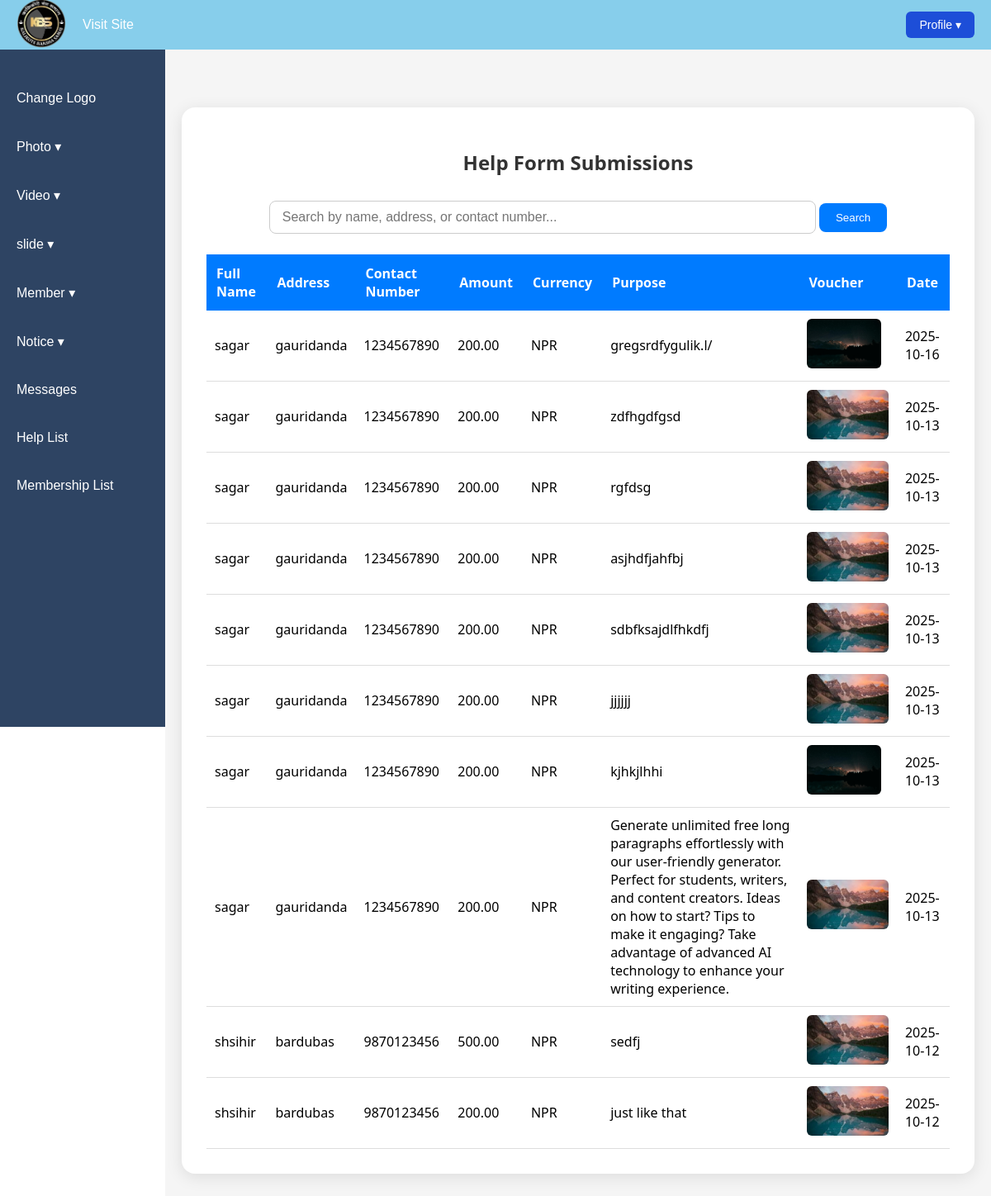
Page /help_list on the committed database.
### adminuses/models.py (models this page shows, shortened)
class Logo(models.Model):
    logo = models.ImageField(upload_to='logos/')

### gallery/models.py (models this page shows, shortened)
class Help_form(models.Model):
    full_name = models.CharField(max_length=100)
    address = models.CharField(max_length=200)
    contact_number = models.CharField(max_length=20)
    amount = models.DecimalField(max_digits=10, decimal_places=2)
    currency = models.CharField(max_length=10, default="NPR")
    donation_purpose = models.TextField(blank=True, null=True)
    voucher_image = models.ImageField(upload_to='vouchers/', blank=True, null=True)
    created_at = models.DateTimeField(auto_now_add=True)

### gallery/views.py (the view)
# urls.py: path('help_list', help_list, name='help_list'),
def help_list(request):
    query = request.GET.get('q')
    if query:
        all_help_forms = Help_form.objects.filter(
            models.Q(full_name__icontains=query) | models.Q(address__icontains=query) | models.Q(contact_number__icontains=query)
        ).order_by('-id')
    else:
        all_help_forms = Help_form.objects.all().order_by('-id')
    paginator = Paginator(all_help_forms, 10) # Show 10 help forms per page
    page_number = request.GET.get('page')
    page_obj = paginator.get_page(page_number)
    return render(request, 'help_list.html', {'page_help_forms': page_obj})

### adminuses/context_processor.py (called while the page is built)
def logo_context(request):
    logo = Logo.objects.first()
    return {'logo': logo}

### templates/help_list.html (shortened to what this page needs)
{% extends "base.html" %}
{% load static %}
{% block content %}
<div class="container" style="max-width: 1100px; margin: 50px auto; background: #fff; padding: 30px; border-radius: 16px; box-shadow: 0 4px 20px rgba(0,0,0,0.1); font-family: 'Segoe UI', sans-serif;">
    <h2 style="text-align:center; margin-bottom: 30px; color: #333;">Help Form Submissions</h2>
    <form method="get" action="" style="margin-bottom: 25px; text-align:center;">
        <input type="text" name="q" placeholder="Search by name, address, or contact number..."
               value="{{ request.GET.q }}"
               style="width: 70%; padding: 10px 15px; border-radius: 8px; border: 1px solid #ccc; font-size: 16px;">
        <button type="submit"
                style="padding: 10px 20px; background: #007bff; color: white; border: none; border-radius: 8px; cursor: pointer;">
            Search
        </button>
    </form>
    {% if page_help_forms %}
    <div class="table-responsive">
        <table style="width: 100%; border-collapse: collapse; text-align: left;">
            <thead style="background: #007bff; color: white;">
                <tr>
                    <th style="padding: 12px;">Full Name</th>
                    <th style="padding: 12px;">Address</th>
                    <th style="padding: 12px;">Contact Number</th>
                    <th style="padding: 12px;">Amount</th>
                    <th style="padding: 12px;">Currency</th>
                    <th style="padding: 12px;">Purpose</th>
                    <th style="padding: 12px;">Voucher</th>
                    <th style="padding: 12px;">Date</th>
                </tr>
            </thead>
            <tbody>
                {% for form in page_help_forms %}
                <tr style="border-bottom: 1px solid #ddd;">
                    <td style="padding: 10px;">{{ form.full_name }}</td>
                    <td style="padding: 10px;">{{ form.address }}</td>
                    <td style="padding: 10px;">{{ form.contact_number }}</td>
                    <td style="padding: 10px;">{{ form.amount }}</td>
                    <td style="padding: 10px;">{{ form.currency }}</td>
                    <td style="padding: 10px;">{{ form.donation_purpose|default:"—" }}</td>
                    <td style="padding: 10px;">
                        {% if form.voucher_image %}
                            <a href="{{ form.voucher_image.url }}" target="_blank">
                                <img src="{{ form.voucher_image.url }}" alt="Voucher" style="height: 60px; border-radius: 6px;">
                            </a>
                        {% else %}
                            <span style="color: #999;">No Image</span>
                        {% endif %}
                    </td>
                    <td style="padding: 10px;">{{ form.created_at|date:"Y-m-d" }}</td>
                </tr>
                {% endfor %}
            </tbody>
        </table>
    </div>
    {% else %}
        <p style="text-align:center; color: #666;">No help form submissions found.</p>
    {% endif %}
</div>
{% endblock %}

### templates/base.html (shortened to what this page needs)
<!DOCTYPE html>
<html lang="en">
<head>
  {% load static %}
  <link rel="stylesheet" href="{% static 'css/base.css' %}">
</head>
<body>
  <nav class="navbar">
    <div class="nav-left">
      {% if logo %}
        <a href="{% url 'dashboard' %}">
          <img src="{{ logo.logo.url }}" alt="Logo" style="height:60px;">
        </a>
      {% endif %}
      <ul class="nav-menu">
        <li><a href="{% url 'index' %}" target="_blank">Visit Site</a></li>
      </ul>
    </div>
    <div class="profile-dropdown">
      <button class="profile-btn">Profile ▾</button>
    </div>
  </nav>
  <div class="sidebar">
    <ul class="side-menu">
      <li><a href="{% url 'change_logo' %}">Change Logo</a></li>
      <li>
        <a href="#" onclick="toggleSidebarSubMenu('photo-submenu'); return false;">Photo ▾</a>
      </li>
      <li>
        <a href="#" onclick="toggleSidebarSubMenu('video-submenu'); return false;">Video ▾</a>
      </li>
      <li>
        <a href="#" onclick="toggleSidebarSubMenu('slide-submenu'); return false;">slide ▾</a>
      </li>
      <li>
        <a href="#" onclick="toggleSidebarSubMenu('member-submenu'); return false;">Member ▾</a>
      </li>
      <li>
        <a href="#" onclick="toggleSidebarSubMenu('notice-submenu'); return false;">Notice ▾</a>
      </li>
      <li><a href="{% url 'messages' %}">Messages</a></li>
      <li><a href="{% url 'help_list' %}">Help List</a></li>
      <li><a href="{% url 'membership_list' %}">Membership List</a></li>
    </ul>
  </div>
  <div class="main-content">
    {% block content %}{% endblock %}
  </div>
</body>
</html>

### static/css/base.css (style rules this page uses)
body { margin: 0; font-family: Arial, sans-serif; display: flex; min-height: 100vh; }
.navbar { position: fixed; top: 0; left: 0; right: 0; height: 60px; background-color: #87CEEB; display: flex; justify-content: space-between; align-items: center; padding: 0 20px; z-index: 1000; }
.nav-left { display: flex; align-items: center; }
.nav-menu { list-style: none; display: flex; gap: 30px; margin: 0; padding: 0; }
.nav-menu li a { text-decoration: none; color: white; font-weight: 500; padding: 0 20px; transition: color 0.3s; }
.profile-dropdown { position: relative; }
.profile-btn { background-color: #1d4ed8; color: white; border: none; padding: 8px 16px; border-radius: 6px; cursor: pointer; font-size: 14px; }
.sidebar { width: 200px; background-color: #2e4463; padding-top: 80px; flex-shrink: 0; height: 100vh; position: fixed; overflow-y: auto; }
.side-menu { list-style: none; padding: 0; margin: 0; }
.side-menu li { margin: 20px 0; }
.side-menu li a { text-decoration: none; color: white; padding: 10px 20px; display: block; transition: background 0.3s; }
.main-content { margin-left: 200px; padding: 80px 20px 20px 20px; background-color: #f5f5f5; flex-grow: 1; min-height: 100vh; }

### rows in the picture
Logo: logo (picture)
Help_form: full_name "sagar", address "gauridanda", contact_number "1234567890", amount "200.00", currency "NPR", donation_purpose "gregsrdfygulik.l/", voucher_image (picture), created_at "2025-10-16"
Help_form: full_name "sagar", address "gauridanda", contact_number "1234567890", amount "200.00", currency "NPR", donation_purpose "zdfhgdfgsd", voucher_image (picture), created_at "2025-10-13"
Help_form: full_name "sagar", address "gauridanda", contact_number "1234567890", amount "200.00", currency "NPR", donation_purpose "rgfdsg", voucher_image (picture), created_at "2025-10-13"
Help_form: full_name "sagar", address "gauridanda", contact_number "1234567890", amount "200.00", currency "NPR", donation_purpose "asjhdfjahfbj", voucher_image (picture), created_at "2025-10-13"
Help_form: full_name "sagar", address "gauridanda", contact_number "1234567890", amount "200.00", currency "NPR", donation_purpose "sdbfksajdlfhkdfj", voucher_image (picture), created_at "2025-10-13"
Help_form: full_name "sagar", address "gauridanda", contact_number "1234567890", amount "200.00", currency "NPR", donation_purpose "jjjjjj", voucher_image (picture), created_at "2025-10-13"
Help_form: full_name "sagar", address "gauridanda", contact_number "1234567890", amount "200.00", currency "NPR", donation_purpose "kjhkjlhhi", voucher_image (picture), created_at "2025-10-13"
Help_form: full_name "sagar", address "gauridanda", contact_number "1234567890", amount "200.00", currency "NPR", donation_purpose "Generate unlimited free long paragraphs effortlessly with our user-friendly generator. Perfect for students, writers, and content creators. Ideas on how to start? Tips to make it engaging? Take advantage of advanced AI technology to enhance your writing experience.", voucher_image (picture), created_at "2025-10-13"
Help_form: full_name "shsihir", address "bardubas", contact_number "9870123456", amount "500.00", currency "NPR", donation_purpose "sedfj", voucher_image (picture), created_at "2025-10-12"
Help_form: full_name "shsihir", address "bardubas", contact_number "9870123456", amount "200.00", currency "NPR", donation_purpose "just like that", voucher_image (picture), created_at "2025-10-12"
